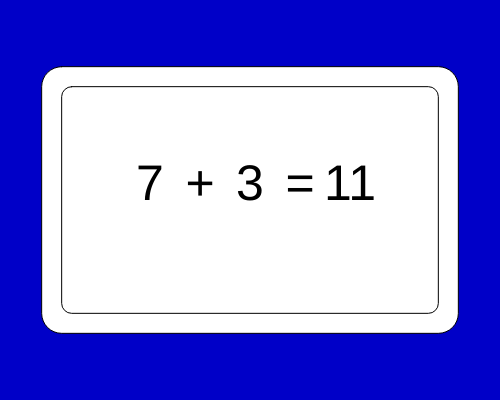
Frame 1 (no input)
Frame 60 (no input): identical to frame 1, image omitted
Frame 120 (the mouse pressed at the canvas centre since frame 60): identical to frame 1, image omitted

The p5.js sketch that drew this single still picture (run headless with seeded random() and noise() and a simulated clock; from frame 60 on, the mouse is pressed at the canvas centre):

// p5.js sketch
// ── sketch.js
let tal1;
let tal2;
let tal3;

function setup() {
  createCanvas(500, 400);
  tal1 = round(random(1,10));
  tal2 = round(random(1,10));
  print(tal1);
  print(tal2);
  tal3=tal1+tal2+round(random(0,1));
  print(tal3)
  
}

function draw() {
  background(0,0,200);
  textAlign(CENTER);
  textSize(50);
  rect(width/12,height/6,width/12*10,height/6*4,20);
  
  rect(width/12+20,height/6+20,width/12*10-40,height/6*4-40,10);
  
  text(tal1,150,height/2);
  text("+",200,height/2);
  text(tal2,250,height/2);
  text("=",300,height/2);
  text(tal3,350,height/2);
  
  
  /*if(tal1+tal2 == tal3){
    rect(width/12,height/6,width/12*10,height/6*4,20);
  
  rect(width/12+20,height/6+20,width/12*10-40,height/6*4-40,10);
    text("Correct",width/2,height/2);
  
  }
  else{
    rect(width/12,height/6,width/12*10,height/6*4,20);
  
  rect(width/12+20,height/6+20,width/12*10-40,height/6*4-40,10);
    text("Wrong",width/2,height/2);
  }
  */
}
